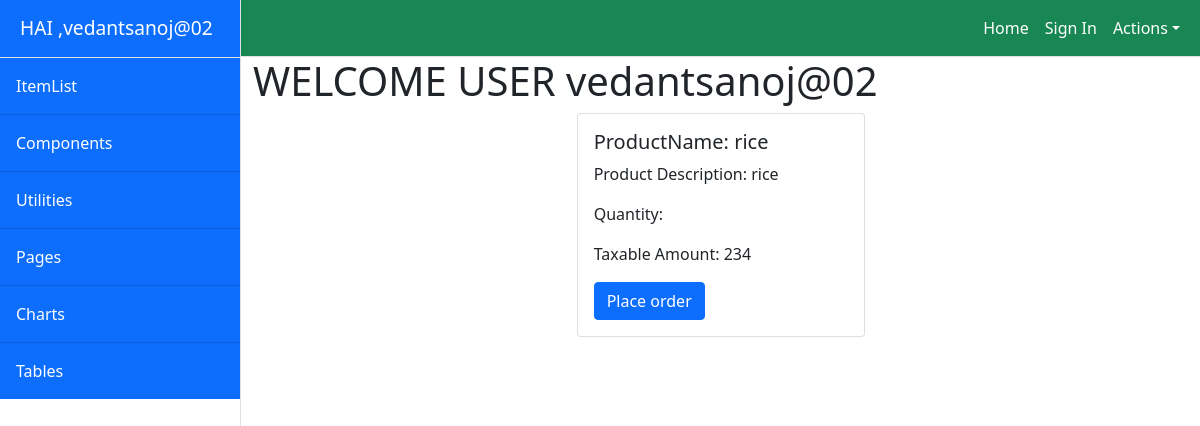
The page /owner/items/detail/4 (signed in) on the database its author committed.
### CRMApp/models.py (models this page shows)
class MyUser(AbstractUser):
    Gstin=models.CharField(max_length=15,unique=True)
    Address1=models.CharField(max_length=1000)
    Address2=models.CharField(max_length=1000)
    Trade_name=models.CharField(max_length=100)
    place=models.CharField(max_length=100)
    pincode=models.IntegerField(null=True)

class Item(models.Model):
    productName=models.CharField(max_length=20)
    productDesc=models.CharField(max_length=100)
    quantity=models.IntegerField(null=True)
    qtyUnit=models.CharField(max_length=20)
    taxableAmount=models.IntegerField(null=True)

### CRMApp/views.py (the view)
# urls.py: path('items/detail/<int:pk>',ItemDetailView.as_view(),name="detail"),
class ItemDetailView(DetailView):
    model=Item
    template_name = "itemdetail.html"
    context_object_name="item"

### CRMApp/templates/itemdetail.html
<!DOCTYPE html>
{%extends 'index.html'%}
{%block body_block%}
<h1> WELCOME USER {{request.user}}</h1>
<div class="container">
    <div class="row">
        <div class="col-4"></div>
        <div class="col-4">
            <div class="card" style="width: 18rem;">
                <div class="card-body">
                    <h5 class="card-title">ProductName: {{item.productName}}</h5>
                    <p class="card-text"> Product Description: {{item.productDesc}}</p>
                    <p class="card-text"> Quantity: {{item.Quantity}}</p>
                    <p class="card-text"> Taxable Amount: {{item.taxableAmount}}</p>
                    <a href="{%url 'order' item.id%}" class="btn btn-primary">Place order</a>
                </div>
            </div>
        </div>
        <div class="col-4"></div>
    </div>
</div>
{% endblock %}

### CRMApp/templates/index.html (shortened to what this page needs)
<!DOCTYPE html>
{%load static%}
<html lang="en">
    <head>
        <link href="{%static 'css/styles.css'%}" rel="stylesheet" />
    </head>
    <body style="background-image:url(/static/images/green.jpeg)">
        <div class="d-flex" id="wrapper">
            <div class="border-end bg-white" id="sidebar-wrapper">
                <div class="sidebar-heading border-bottom bg-primary"style="color:white">HAI ,{{request.user}}</div>
                <div class="list-group list-group-flush">
                    <a class="list-group-item list-group-item-action list-group-item-light p-3 bg-primary" href="{%url 'list'%}" style="color:white">ItemList</a>
                    <a class="list-group-item list-group-item-action list-group-item-light p-3 bg-primary" href="" style="color:white">Components</a>
                    <a class="list-group-item list-group-item-action list-group-item-light p-3 bg-primary" href="#" style="color:white">Utilities</a>
                    <a class="list-group-item list-group-item-action list-group-item-light p-3 bg-primary" href="" style="color:white">Pages</a>
                    <a class="list-group-item list-group-item-action list-group-item-light p-3 bg-primary " href="#!" style="color:white">Charts</a>
                    <a class="list-group-item list-group-item-action list-group-item-light p-3 bg-primary" href="#!" style="color:white">Tables</a>
                </div>
            </div>
            <div id="page-content-wrapper">
                <nav class="navbar navbar-expand-lg navbar-light bg-success border-bottom">
                    <div class="container-fluid">
                        <div class="collapse navbar-collapse" id="navbarSupportedContent">
                            <ul class="navbar-nav ms-auto mt-2 mt-lg-0">
                                <li class="nav-item active"><a class="nav-link" href="{%url 'uhome'%}" style="color:white">Home</a></li>
                                <li class="nav-item"><a class="nav-link" href="{%url 'login'%}" style="color:white">Sign In</a></li>
                                <li class="nav-item dropdown">
                                    <a class="nav-link dropdown-toggle" id="navbarDropdown" href="#" role="button" data-bs-toggle="dropdown" aria-haspopup="true" aria-expanded="false" style="color:white">Actions</a>
                                </li>
                            </ul>
                        </div>
                    </div>
                </nav>
                <div class="container-fluid">
                    {%block body_block%}
                    {% endblock %}
                </div>
            </div>
        </div>
    </body>
</html>

### rows shown on the page
MyUser: user "vedantsanoj@02"
Item: productName "rice", productDesc "rice", taxableAmount "234"
